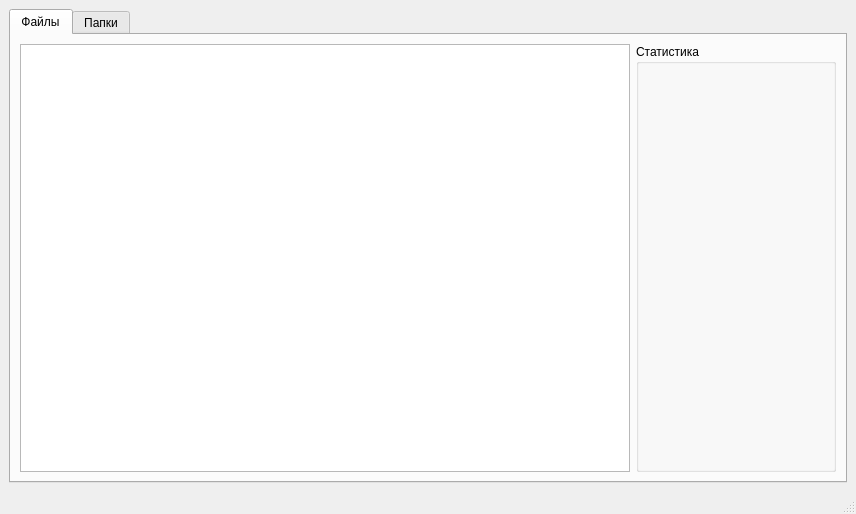
<?xml version="1.0" encoding="UTF-8"?>
<ui version="4.0">
 <class>DiskView</class>
 <widget class="QMainWindow" name="DiskView">
  <property name="geometry">
   <rect>
    <x>0</x>
    <y>0</y>
    <width>856</width>
    <height>514</height>
   </rect>
  </property>
  <property name="windowTitle">
   <string>MainWindow</string>
  </property>
  <widget class="QWidget" name="centralwidget">
   <layout class="QGridLayout" name="gridLayout">
    <item row="0" column="0">
     <widget class="QTabWidget" name="tabWidget">
      <property name="currentIndex">
       <number>0</number>
      </property>
      <widget class="QWidget" name="tab_Files">
       <attribute name="title">
        <string>Файлы</string>
       </attribute>
       <layout class="QGridLayout" name="gridLayout_2">
        <item row="0" column="0">
         <layout class="QVBoxLayout" name="verticalLayout">
          <item>
           <layout class="QHBoxLayout" name="horizontalLayout">
            <item>
             <widget class="QTableWidget" name="tableWidget"/>
            </item>
            <item>
             <layout class="QFormLayout" name="formLayout"/>
            </item>
            <item>
             <widget class="QGroupBox" name="groupBox_inFolder">
              <property name="minimumSize">
               <size>
                <width>200</width>
                <height>0</height>
               </size>
              </property>
              <property name="title">
               <string>Статистика</string>
              </property>
              <zorder>tableWidget</zorder>
             </widget>
            </item>
           </layout>
          </item>
         </layout>
        </item>
       </layout>
      </widget>
      <widget class="QWidget" name="tab_Dirs">
       <attribute name="title">
        <string>Папки</string>
       </attribute>
       <layout class="QGridLayout" name="gridLayout_3">
        <item row="0" column="0">
         <layout class="QHBoxLayout" name="horizontalLayout_2">
          <item>
           <widget class="QTableWidget" name="tableWidget_2"/>
          </item>
          <item>
           <layout class="QFormLayout" name="formLayout_2"/>
          </item>
          <item>
           <widget class="QGroupBox" name="groupBox_inFolder_2">
            <property name="minimumSize">
             <size>
              <width>200</width>
              <height>0</height>
             </size>
            </property>
            <property name="title">
             <string>Статистика</string>
            </property>
           </widget>
          </item>
         </layout>
        </item>
       </layout>
      </widget>
     </widget>
    </item>
   </layout>
  </widget>
  <widget class="QStatusBar" name="statusbar"/>
 </widget>
 <resources/>
 <connections/>
</ui>
